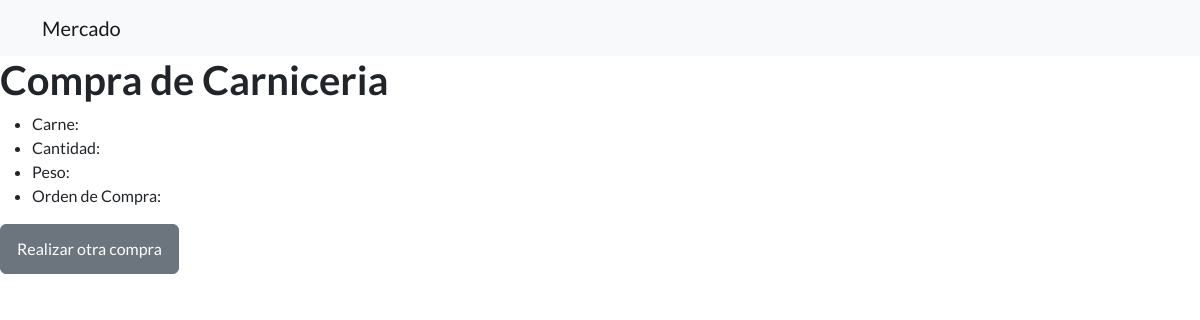
Before: /app1/lista_carniceria/ with the older database file.
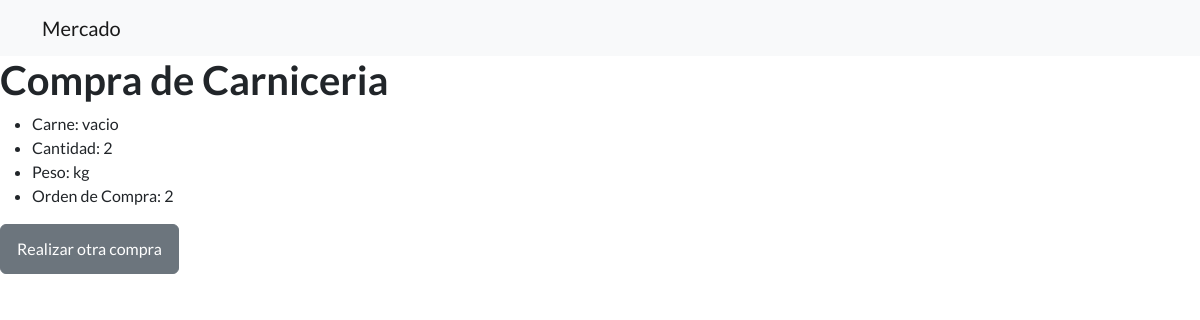
After: the same page with the newer database file.
### app1/models.py (models this page shows, shortened)
class Carniceria(models.Model):
    id = models.AutoField(primary_key=True)
    carne = models.CharField(max_length=100)
    cantidad = models.IntegerField()
    peso = models.CharField(max_length=100, default="0.0")

### app1/views.py (the view)
# urls.py: path('lista_carniceria/', views.lista_carniceria, name='lista_carniceria'),
def lista_carniceria(request):
    compra_carne = Carniceria.objects.last()  # Obtiene el último registro
    return render(request, 'lista_carniceria.html', {'compra_carne': compra_carne})

### Template/lista_carniceria.html (shortened to what this page needs)
{% extends 'index.html' %}
{% block content %}
<!DOCTYPE html>
<html>
<head>
</head>
<body>
    <h1>Compra de Carniceria</h1>
    <ul>
        <li>Carne: {{ compra_carne.carne }}</li>
        <li>Cantidad: {{ compra_carne.cantidad }}</li>
        <li>Peso: {{ compra_carne.peso }}</li>
        <li>Orden de Compra: {{ compra_carne.id }}</li>
    </ul>
    <a href="{% url 'app1:carniceria' %}" class="btn btn-secondary">Realizar otra compra</a>
</body>
</html>
{% endblock %}

Changed rows visible on the page:
added Carniceria: carne "vacio", cantidad "2", peso "kg", id "2"
